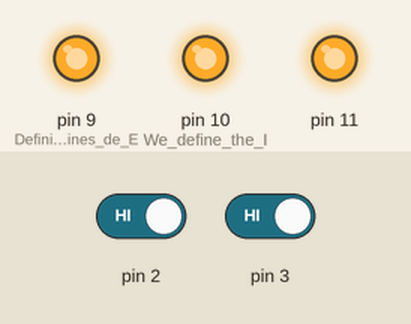
Recording of a sketch running on a simulated Arduino Uno, built with avr-gcc and run on an emulated ATmega328P. On the bench: output pins drawn as LEDs (lit = HIGH). The inputs (shaded band) are chosen by the test bench; at power-on: pin 2 HIGH, pin 3 HIGH.

Above: at 1.2 s.
1.3 s: pin 2 driven LOW
At 2.5 s:
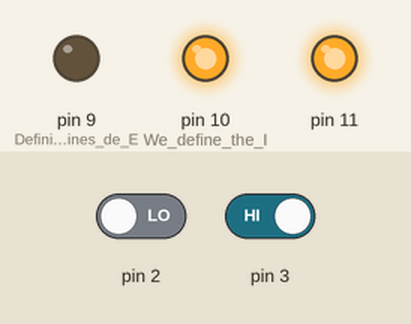
2.8 s: pin 3 driven LOW
At 3.8 s:
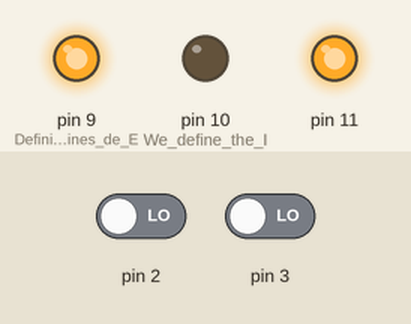
Timing chart, 0 to 5.8 s (numbered marks = the images above; inputs shaded):
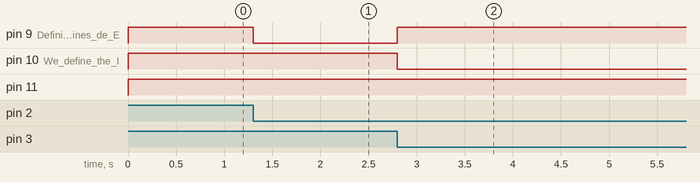

Measured:
- after the input at 1.3 s, pin 9 (Definimos_los_pines_de_E): HIGH → LOW at once
- after the input at 2.8 s, pin 9 (Definimos_los_pines_de_E): LOW → HIGH at once; pin 10 (We_define_the_I): HIGH → LOW at once

The sketch:

Interrupciones.ino
```cpp
// Este codigo está pensado para trabajarce en plataformas arduino Mega.
// Utilice tres LEDs, cada uno asociado con distintas fuentes de
// interrupción, en donde cada uno de ellos se enciende en
// consecuencia de que se pulse una señal eléctrica que cambia
// de “1” a “0” en alguna terminal de algún puerto
// (cada entrada estará asociada con un LED en particular).

/*=======================================================================================*/
/*========================================= SETUP =======================================*/
/*=======================================================================================*/
int i=0;
void setup()
{
  pinMode(9, OUTPUT);// Definimos los pines de E/S
  pinMode(10, OUTPUT);//We define the I/O pins
  pinMode(11, OUTPUT);

  attachInterrupt(digitalPinToInterrupt(2),ISR_R,FALLING);// Definimos los pines de interrupcion
  attachInterrupt(digitalPinToInterrupt(3),ISR_Y,FALLING);// We define the interrupt pins
  attachInterrupt(digitalPinToInterrupt(18),ISR_G,FALLING);


}
/*========================================================================================*/
/*======================================== LOOOP =========================================*/
/*========================================================================================*/
//Definimos la acción de ensendido a partir del valor presente en la varaiable
//"i", el motivo por el cual no utilizamos la funcioón case es que no funcionaba.

//We define the act of becoming understood from the value present in the varaiable
//"i", the reason we didn't use the case function is that it didn't work.

void loop()
{
  if (i==0)//Todos apagados
  {
    digitalWrite(9,HIGH);
    digitalWrite(10,HIGH);
    digitalWrite(11,HIGH);
  }
  else if(i == 1)//Led rojo enecedido
  {
    digitalWrite(9,LOW);
    digitalWrite(10,HIGH);
    digitalWrite(11,HIGH);
  }
  if (i==2)//Led amarillo enecedido
  {
    digitalWrite(9,HIGH);
    digitalWrite(10,LOW);
    digitalWrite(11,HIGH);
  }
  if (i==3)//Led verde enecedido
  {
    digitalWrite(9,HIGH);
    digitalWrite(10,HIGH);
    digitalWrite(11,LOW);
  }

}

void ISR_R()
{
  i=1;
}
void ISR_Y()
{
  i=2;
}
void ISR_G()
{
  i=3;
}
```
